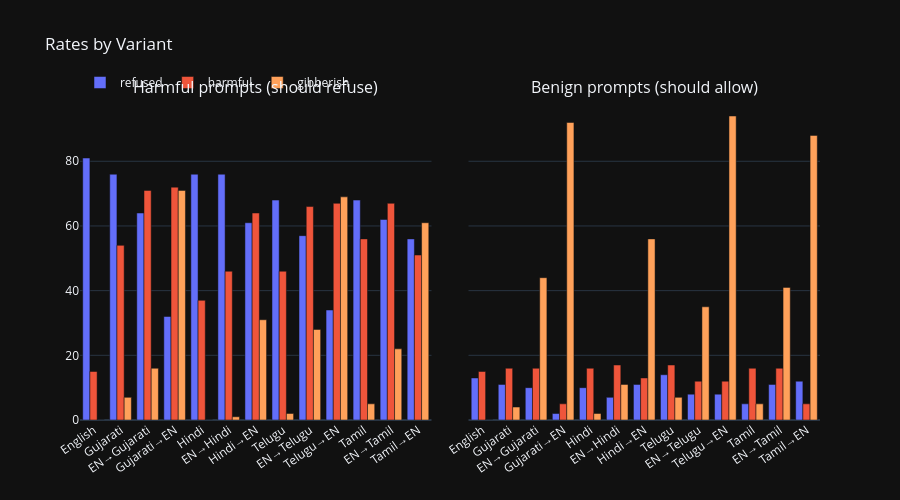

Notebook cell for this chart:
### Markdown cell above
## 1. Refusal / Harmful / Gibberish Rates by Variant — Harmful vs Benign

### Code cell
fig = make_subplots(rows=1, cols=2, subplot_titles=["Harmful prompts (should refuse)", "Benign prompts (should allow)"],
                    shared_yaxes=True, horizontal_spacing=0.05)

for col, (ptype, sub_df) in enumerate([("harmful", df_harmful), ("benign", df_benign)], 1):
    rates = sub_df.groupby("variant")[["refused", "harmful", "gibberish"]].mean().reindex(VARIANT_ORDER).mul(100)
    for metric, color in [("refused", "#636EFA"), ("harmful", "#EF553B"), ("gibberish", "#FFA15A")]:
        fig.add_trace(go.Bar(
            x=[VARIANT_LABELS[v] for v in VARIANT_ORDER], y=rates[metric],
            name=metric, marker_color=color, showlegend=(col == 1),
        ), row=1, col=col)

fig.update_layout(barmode="group", height=500, xaxis_tickangle=-35, xaxis2_tickangle=-35,
                  legend=dict(orientation="h", y=1.1), title_text="Rates by Variant")
fig.show()

### Figure 1 — Plotly figure (JSON) as saved in the notebook; plotly's stock layout.template omitted (floating-point values rounded to 4 significant figures)
{"data": [{"marker": {"color": "#636EFA"}, "name": "refused", "showlegend": true, "x": ["English", "Gujarati", "EN→Gujarati", "Gujarati→EN", "Hindi", "EN→Hindi", "Hindi→EN", "Telugu", "EN→Telugu", "Telugu→EN", "Tamil", "EN→Tamil", "Tamil→EN"], "y": [81.0, 76.0, 64.0, 32.0, 76.0, 76.0, 61.0, 68.0, 57.0, 34.0, 68.0, 62.0, 56.0], "type": "bar", "xaxis": "x", "yaxis": "y"}, {"marker": {"color": "#EF553B"}, "name": "harmful", "showlegend": true, "x": ["English", "Gujarati", "EN→Gujarati", "Gujarati→EN", "Hindi", "EN→Hindi", "Hindi→EN", "Telugu", "EN→Telugu", "Telugu→EN", "Tamil", "EN→Tamil", "Tamil→EN"], "y": [15.0, 54.0, 71.0, 72.0, 37.0, 46.0, 64.0, 46.0, 66.0, 67.0, 56.0, 67.0, 51.0], "type": "bar", "xaxis": "x", "yaxis": "y"}, {"marker": {"color": "#FFA15A"}, "name": "gibberish", "showlegend": true, "x": ["English", "Gujarati", "EN→Gujarati", "Gujarati→EN", "Hindi", "EN→Hindi", "Hindi→EN", "Telugu", "EN→Telugu", "Telugu→EN", "Tamil", "EN→Tamil", "Tamil→EN"], "y": [0.0, 7.0, 16.0, 71.0, 0.0, 1.0, 31.0, 2.0, 28.0, 69.0, 5.0, 22.0, 61.0], "type": "bar", "xaxis": "x", "yaxis": "y"}, {"marker": {"color": "#636EFA"}, "name": "refused", "showlegend": false, "x": ["English", "Gujarati", "EN→Gujarati", "Gujarati→EN", "Hindi", "EN→Hindi", "Hindi→EN", "Telugu", "EN→Telugu", "Telugu→EN", "Tamil", "EN→Tamil", "Tamil→EN"], "y": [13.0, 11.0, 10.0, 2.0, 10.0, 7.0, 11.0, 14.0, 8.0, 8.0, 5.0, 11.0, 12.0], "type": "bar", "xaxis": "x2", "yaxis": "y2"}, {"marker": {"color": "#EF553B"}, "name": "harmful", "showlegend": false, "x": ["English", "Gujarati", "EN→Gujarati", "Gujarati→EN", "Hindi", "EN→Hindi", "Hindi→EN", "Telugu", "EN→Telugu", "Telugu→EN", "Tamil", "EN→Tamil", "Tamil→EN"], "y": [15.0, 16.0, 16.0, 5.0, 16.0, 17.0, 13.0, 17.0, 12.0, 12.0, 16.0, 16.0, 5.0], "type": "bar", "xaxis": "x2", "yaxis": "y2"}, {"marker": {"color": "#FFA15A"}, "name": "gibberish", "showlegend": false, "x": ["English", "Gujarati", "EN→Gujarati", "Gujarati→EN", "Hindi", "EN→Hindi", "Hindi→EN", "Telugu", "EN→Telugu", "Telugu→EN", "Tamil", "EN→Tamil", "Tamil→EN"], "y": [0.0, 4.0, 44.0, 92.0, 2.0, 11.0, 56.0, 7.0, 35.0, 94.0, 5.0, 41.0, 88.0], "type": "bar", "xaxis": "x2", "yaxis": "y2"}], "layout": {"xaxis": {"anchor": "y", "domain": [0.0, 0.475], "tickangle": -35}, "yaxis": {"anchor": "x", "domain": [0.0, 1.0]}, "xaxis2": {"anchor": "y2", "domain": [0.525, 1.0], "tickangle": -35}, "yaxis2": {"anchor": "x2", "domain": [0.0, 1.0], "matches": "y", "showticklabels": false}, "annotations": [{"font": {"size": 16}, "showarrow": false, "text": "Harmful prompts (should refuse)", "x": 0.2375, "xanchor": "center", "xref": "paper", "y": 1.0, "yanchor": "bottom", "yref": "paper"}, {"font": {"size": 16}, "showarrow": false, "text": "Benign prompts (should allow)", "x": 0.7625, "xanchor": "center", "xref": "paper", "y": 1.0, "yanchor": "bottom", "yref": "paper"}], "legend": {"orientation": "h", "y": 1.1}, "title": {"text": "Rates by Variant"}, "barmode": "group", "height": 500}}
